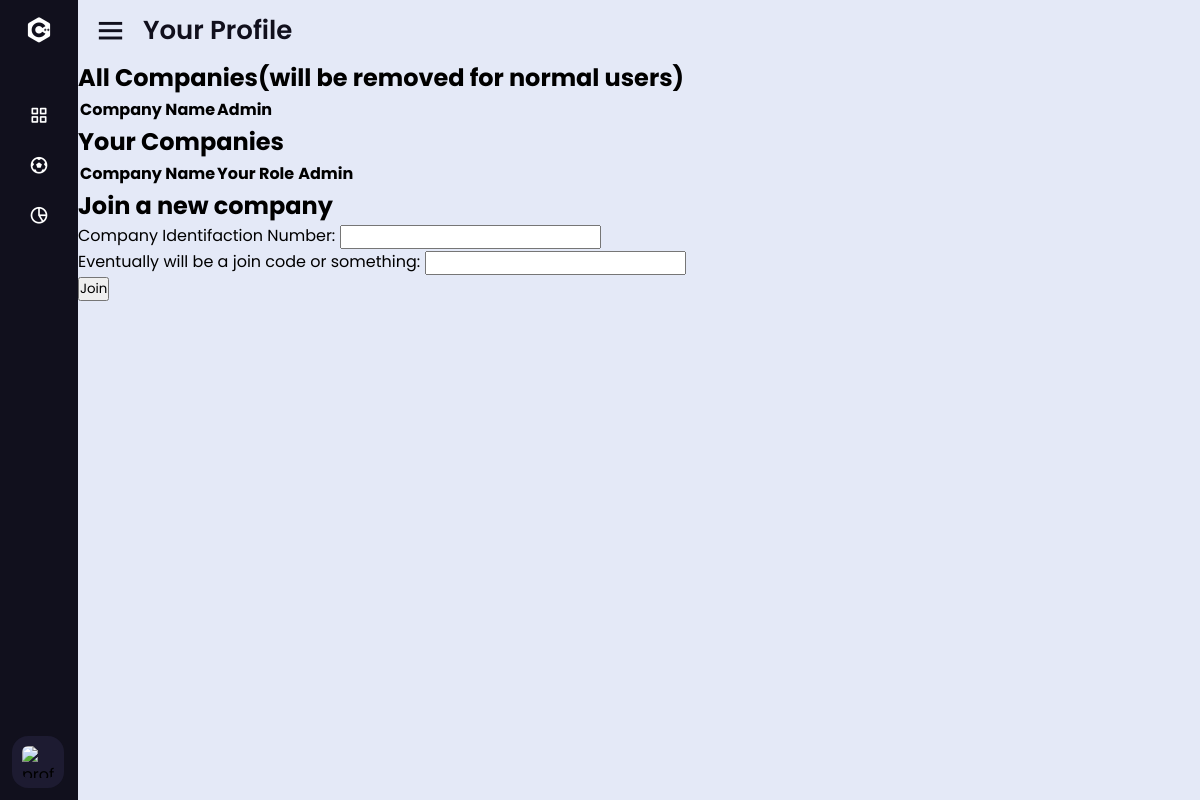
Before: /profile/companies (signed in) with the older database file.
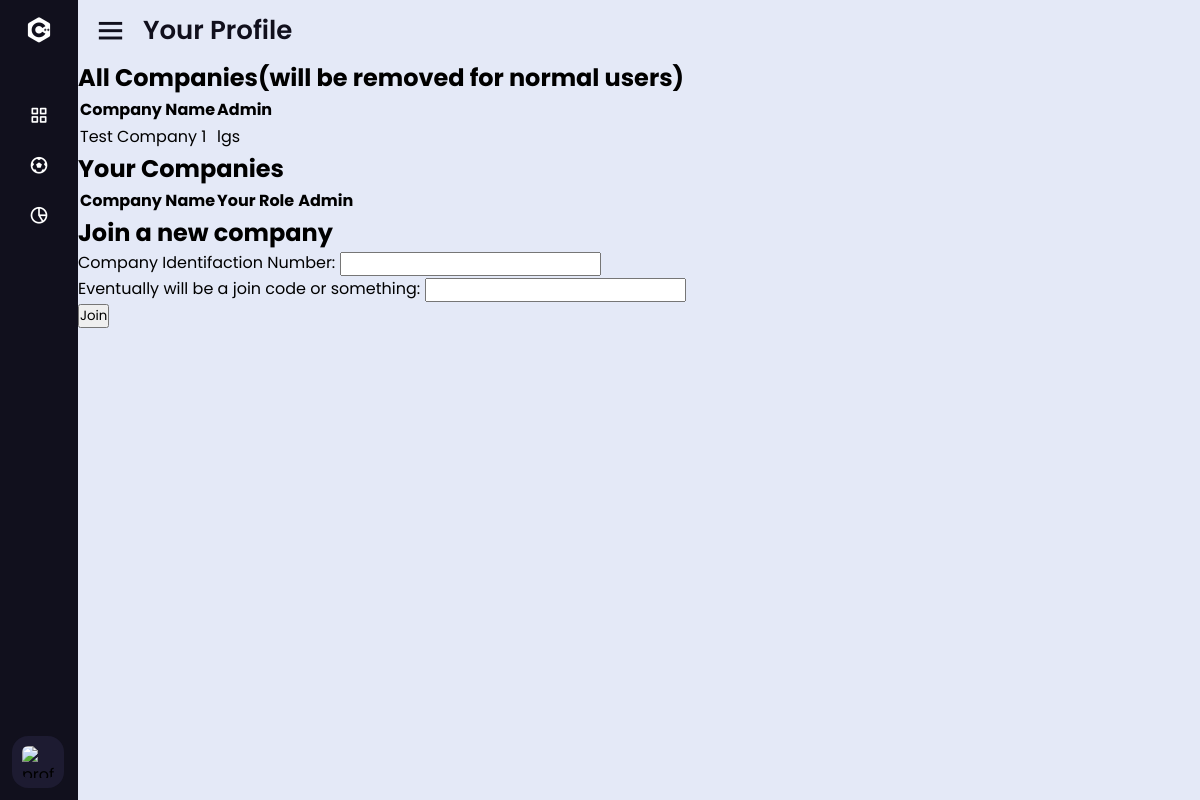
After: the same page with the newer database file.
### company/models.py (models this page shows, shortened)
class Company(models.Model):
    name = models.CharField(max_length=255, unique=True)
    leadAdmin = models.ForeignKey(User, on_delete=models.CASCADE)
    accessCode = models.CharField(max_length=5, null=True)

### user/models.py (models this page shows)
class User(AbstractUser):
    phone_number = models.CharField(max_length=20, null=True, blank=True)
    payment_id = models.CharField(max_length=255, null=True, blank=True)
    address = models.CharField(max_length=255, null=True, blank=True)

### user/views.py (the view, shortened to what this page needs)
# urls.py: path('companies', views.joinGroup),
def joinGroup(request):
    auth = userAuth(request)
    if auth:
        return auth
    companies = Company.objects.all() # all companies
    usercompanies = CompanyMembership.objects.filter(user=request.user) # all the companies the user is a part of
    return render(request, 'user/companies.html', {'companies': companies, 'usercompanies': usercompanies})

### user/views.py (called while the page is built)
def userAuth(request):
    if request.user.is_authenticated:
        return
    else:
        return HttpResponse("Your not logged in bro") #render(request, "main/notSignedIn.html")

### user/templates/user/companies.html (shortened to what this page needs)
{% extends "user/profilebase.html" %}
{% block main %}
<div>
    <h1>All Companies(will be removed for normal users)</h1>
    <table class="">
        <thead>
             <tr>
                 <th>Company Name</th>
                 <th>Admin</th>
            </tr>
        </thead>
        <tbody>
            {% for company in companies %}
                <tr>
                    <td>{{company.name}}</td>
                    <td>{{company.leadAdmin.username}}</td>
                </tr>
            {% endfor %}
        </tbody>
    </table>
    <h1>Your Companies</h1>
    <table class="">
        <thead>
             <tr>
                 <th>Company Name</th>
                 <th>Your Role<th>
                 <th>Admin</th>
            </tr>
        </thead>
    </table>
    <h1>Join a new company</h1>
    <div id="joinform">
        <form method="post">
          <label for="id_email">Company Identifaction Number:</label>
          <input type="text" id="companyid" name="companyid" required />
          <br/>
          <label for="joincode">Eventually will be a join code or something:</label>
          <input type="password" id="joincode" name="joincode" required />
          <br/>
          <button type="submit">Join</button>
        </form>
      </div>
</div>
{% endblock main %}

Changed rows visible on the page:
added Company: name "Test Company 1", leadAdmin.username "lgs"
